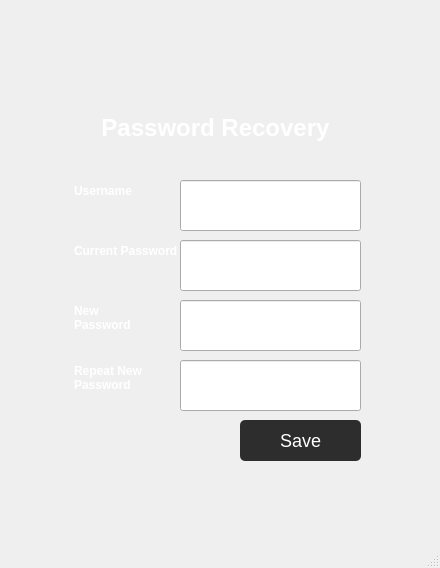
<?xml version="1.0" encoding="UTF-8"?>
<ui version="4.0">
 <class>RecoverPassword</class>
 <widget class="QMainWindow" name="RecoverPassword">
  <property name="geometry">
   <rect>
    <x>0</x>
    <y>0</y>
    <width>440</width>
    <height>568</height>
   </rect>
  </property>
  <property name="minimumSize">
   <size>
    <width>440</width>
    <height>568</height>
   </size>
  </property>
  <property name="maximumSize">
   <size>
    <width>440</width>
    <height>568</height>
   </size>
  </property>
  <property name="windowTitle">
   <string>MainWindow</string>
  </property>
  <widget class="QWidget" name="centralwidget">
   <widget class="QTextBrowser" name="textBrowser">
    <property name="geometry">
     <rect>
      <x>50</x>
      <y>110</y>
      <width>331</width>
      <height>61</height>
     </rect>
    </property>
    <property name="styleSheet">
     <string notr="true">QTextBrowser { background-color: rgba(255, 255, 255, 0); color: black; }</string>
    </property>
    <property name="frameShape">
     <enum>QFrame::NoFrame</enum>
    </property>
    <property name="html">
     <string>&lt;!DOCTYPE HTML PUBLIC &quot;-//W3C//DTD HTML 4.0//EN&quot; &quot;http://www.w3.org/TR/REC-html40/strict.dtd&quot;&gt;
&lt;html&gt;&lt;head&gt;&lt;meta name=&quot;qrichtext&quot; content=&quot;1&quot; /&gt;&lt;meta charset=&quot;utf-8&quot; /&gt;&lt;style type=&quot;text/css&quot;&gt;
p, li { white-space: pre-wrap; }
hr { height: 1px; border-width: 0; }
li.unchecked::marker { content: &quot;\2610&quot;; }
li.checked::marker { content: &quot;\2612&quot;; }
&lt;/style&gt;&lt;/head&gt;&lt;body style=&quot; font-family:'Segoe UI'; font-size:9pt; font-weight:400; font-style:normal;&quot;&gt;
&lt;p align=&quot;center&quot; style=&quot; margin-top:0px; margin-bottom:0px; margin-left:0px; margin-right:0px; -qt-block-indent:0; text-indent:0px;&quot;&gt;&lt;span style=&quot; font-size:18pt; font-weight:700; color:#ffffff;&quot;&gt;Password Recovery&lt;/span&gt;&lt;/p&gt;&lt;/body&gt;&lt;/html&gt;</string>
    </property>
   </widget>
   <widget class="QTextBrowser" name="textBrowser_2">
    <property name="geometry">
     <rect>
      <x>70</x>
      <y>180</y>
      <width>111</width>
      <height>51</height>
     </rect>
    </property>
    <property name="styleSheet">
     <string notr="true">QTextBrowser { background-color: rgba(255, 255, 255, 0); color: black; }</string>
    </property>
    <property name="frameShape">
     <enum>QFrame::NoFrame</enum>
    </property>
    <property name="html">
     <string>&lt;!DOCTYPE HTML PUBLIC &quot;-//W3C//DTD HTML 4.0//EN&quot; &quot;http://www.w3.org/TR/REC-html40/strict.dtd&quot;&gt;
&lt;html&gt;&lt;head&gt;&lt;meta name=&quot;qrichtext&quot; content=&quot;1&quot; /&gt;&lt;meta charset=&quot;utf-8&quot; /&gt;&lt;style type=&quot;text/css&quot;&gt;
p, li { white-space: pre-wrap; }
hr { height: 1px; border-width: 0; }
li.unchecked::marker { content: &quot;\2610&quot;; }
li.checked::marker { content: &quot;\2612&quot;; }
&lt;/style&gt;&lt;/head&gt;&lt;body style=&quot; font-family:'Segoe UI'; font-size:9pt; font-weight:400; font-style:normal;&quot;&gt;
&lt;p style=&quot; margin-top:0px; margin-bottom:0px; margin-left:0px; margin-right:0px; -qt-block-indent:0; text-indent:0px;&quot;&gt;&lt;span style=&quot; font-weight:700; color:#ffffff;&quot;&gt;Username&lt;/span&gt;&lt;/p&gt;&lt;/body&gt;&lt;/html&gt;</string>
    </property>
   </widget>
   <widget class="QLineEdit" name="Input_UserName">
    <property name="geometry">
     <rect>
      <x>180</x>
      <y>180</y>
      <width>181</width>
      <height>51</height>
     </rect>
    </property>
   </widget>
   <widget class="QTextBrowser" name="textBrowser_3">
    <property name="geometry">
     <rect>
      <x>70</x>
      <y>240</y>
      <width>112</width>
      <height>51</height>
     </rect>
    </property>
    <property name="styleSheet">
     <string notr="true">QTextBrowser { background-color: rgba(255, 255, 255, 0); color: black; }</string>
    </property>
    <property name="frameShape">
     <enum>QFrame::NoFrame</enum>
    </property>
    <property name="html">
     <string>&lt;!DOCTYPE HTML PUBLIC &quot;-//W3C//DTD HTML 4.0//EN&quot; &quot;http://www.w3.org/TR/REC-html40/strict.dtd&quot;&gt;
&lt;html&gt;&lt;head&gt;&lt;meta name=&quot;qrichtext&quot; content=&quot;1&quot; /&gt;&lt;meta charset=&quot;utf-8&quot; /&gt;&lt;style type=&quot;text/css&quot;&gt;
p, li { white-space: pre-wrap; }
hr { height: 1px; border-width: 0; }
li.unchecked::marker { content: &quot;\2610&quot;; }
li.checked::marker { content: &quot;\2612&quot;; }
&lt;/style&gt;&lt;/head&gt;&lt;body style=&quot; font-family:'Segoe UI'; font-size:9pt; font-weight:400; font-style:normal;&quot;&gt;
&lt;p style=&quot; margin-top:0px; margin-bottom:0px; margin-left:0px; margin-right:0px; -qt-block-indent:0; text-indent:0px;&quot;&gt;&lt;span style=&quot; font-weight:700; color:#ffffff;&quot;&gt;Current Password&lt;/span&gt;&lt;/p&gt;&lt;/body&gt;&lt;/html&gt;</string>
    </property>
   </widget>
   <widget class="QLineEdit" name="Current_UserName">
    <property name="geometry">
     <rect>
      <x>180</x>
      <y>240</y>
      <width>181</width>
      <height>51</height>
     </rect>
    </property>
   </widget>
   <widget class="QTextBrowser" name="textBrowser_4">
    <property name="geometry">
     <rect>
      <x>70</x>
      <y>300</y>
      <width>112</width>
      <height>51</height>
     </rect>
    </property>
    <property name="styleSheet">
     <string notr="true">QTextBrowser { background-color: rgba(255, 255, 255, 0); color: black; }</string>
    </property>
    <property name="frameShape">
     <enum>QFrame::NoFrame</enum>
    </property>
    <property name="html">
     <string>&lt;!DOCTYPE HTML PUBLIC &quot;-//W3C//DTD HTML 4.0//EN&quot; &quot;http://www.w3.org/TR/REC-html40/strict.dtd&quot;&gt;
&lt;html&gt;&lt;head&gt;&lt;meta name=&quot;qrichtext&quot; content=&quot;1&quot; /&gt;&lt;meta charset=&quot;utf-8&quot; /&gt;&lt;style type=&quot;text/css&quot;&gt;
p, li { white-space: pre-wrap; }
hr { height: 1px; border-width: 0; }
li.unchecked::marker { content: &quot;\2610&quot;; }
li.checked::marker { content: &quot;\2612&quot;; }
&lt;/style&gt;&lt;/head&gt;&lt;body style=&quot; font-family:'Segoe UI'; font-size:9pt; font-weight:400; font-style:normal;&quot;&gt;
&lt;p style=&quot; margin-top:0px; margin-bottom:0px; margin-left:0px; margin-right:0px; -qt-block-indent:0; text-indent:0px;&quot;&gt;&lt;span style=&quot; font-weight:700; color:#ffffff;&quot;&gt;New &lt;br /&gt;Password&lt;/span&gt;&lt;/p&gt;&lt;/body&gt;&lt;/html&gt;</string>
    </property>
   </widget>
   <widget class="QLineEdit" name="Input_NewPass">
    <property name="geometry">
     <rect>
      <x>180</x>
      <y>300</y>
      <width>181</width>
      <height>51</height>
     </rect>
    </property>
   </widget>
   <widget class="QTextBrowser" name="textBrowser_5">
    <property name="geometry">
     <rect>
      <x>70</x>
      <y>360</y>
      <width>112</width>
      <height>51</height>
     </rect>
    </property>
    <property name="styleSheet">
     <string notr="true">QTextBrowser { background-color: rgba(255, 255, 255, 0); color: black; }</string>
    </property>
    <property name="frameShape">
     <enum>QFrame::NoFrame</enum>
    </property>
    <property name="html">
     <string>&lt;!DOCTYPE HTML PUBLIC &quot;-//W3C//DTD HTML 4.0//EN&quot; &quot;http://www.w3.org/TR/REC-html40/strict.dtd&quot;&gt;
&lt;html&gt;&lt;head&gt;&lt;meta name=&quot;qrichtext&quot; content=&quot;1&quot; /&gt;&lt;meta charset=&quot;utf-8&quot; /&gt;&lt;style type=&quot;text/css&quot;&gt;
p, li { white-space: pre-wrap; }
hr { height: 1px; border-width: 0; }
li.unchecked::marker { content: &quot;\2610&quot;; }
li.checked::marker { content: &quot;\2612&quot;; }
&lt;/style&gt;&lt;/head&gt;&lt;body style=&quot; font-family:'Segoe UI'; font-size:9pt; font-weight:400; font-style:normal;&quot;&gt;
&lt;p style=&quot; margin-top:0px; margin-bottom:0px; margin-left:0px; margin-right:0px; -qt-block-indent:0; text-indent:0px;&quot;&gt;&lt;span style=&quot; font-weight:700; color:#ffffff;&quot;&gt;Repeat New Password&lt;/span&gt;&lt;/p&gt;&lt;/body&gt;&lt;/html&gt;</string>
    </property>
   </widget>
   <widget class="QLineEdit" name="Input_RepeatPass">
    <property name="geometry">
     <rect>
      <x>180</x>
      <y>360</y>
      <width>181</width>
      <height>51</height>
     </rect>
    </property>
   </widget>
   <widget class="QPushButton" name="Save_Button">
    <property name="geometry">
     <rect>
      <x>240</x>
      <y>420</y>
      <width>121</width>
      <height>41</height>
     </rect>
    </property>
    <property name="styleSheet">
     <string notr="true">QPushButton {
    background-color: #2D2D2D; /* Dark grey background */
    color: white; /* White text */
    border-radius: 5px; /* Rounded corners */
    padding: 10px 20px; /* Padding around text */
    font-size: 18px; /* Font size */
    border: none; /* No border */
    text-align: center; /* Center text */
    text-decoration: none; /* No text decoration */
    display: inline-block; /* Display as inline-block */
    transition: all 0.3s; /* Smooth transition for hover effects */
    cursor: pointer; /* Show hand cursor on hover */
}

QPushButton:hover {
    background-color: #3A3A3A; /* Slightly lighter grey on hover */
    box-shadow: 0 4px 8px 0 rgba(0,0,0,0.2); /* Subtle shadow effect on hover */
}

QPushButton:pressed {
    background-color: #1A1A1A; /* Even lighter grey for pressed state */
}
</string>
    </property>
    <property name="text">
     <string>Save</string>
    </property>
   </widget>
   <widget class="QLabel" name="label">
    <property name="geometry">
     <rect>
      <x>0</x>
      <y>-10</y>
      <width>441</width>
      <height>571</height>
     </rect>
    </property>
    <property name="text">
     <string/>
    </property>
    <property name="pixmap">
     <pixmap resource="assets/resources.qrc">:/MainWindowbg.png</pixmap>
    </property>
   </widget>
   <zorder>label</zorder>
   <zorder>textBrowser</zorder>
   <zorder>textBrowser_2</zorder>
   <zorder>Input_UserName</zorder>
   <zorder>textBrowser_3</zorder>
   <zorder>Current_UserName</zorder>
   <zorder>textBrowser_4</zorder>
   <zorder>Input_NewPass</zorder>
   <zorder>textBrowser_5</zorder>
   <zorder>Input_RepeatPass</zorder>
   <zorder>Save_Button</zorder>
  </widget>
  <widget class="QMenuBar" name="menubar">
   <property name="geometry">
    <rect>
     <x>0</x>
     <y>0</y>
     <width>440</width>
     <height>25</height>
    </rect>
   </property>
  </widget>
  <widget class="QStatusBar" name="statusbar"/>
 </widget>
 <resources>
  <include location="assets/resources.qrc"/>
 </resources>
 <connections/>
</ui>
